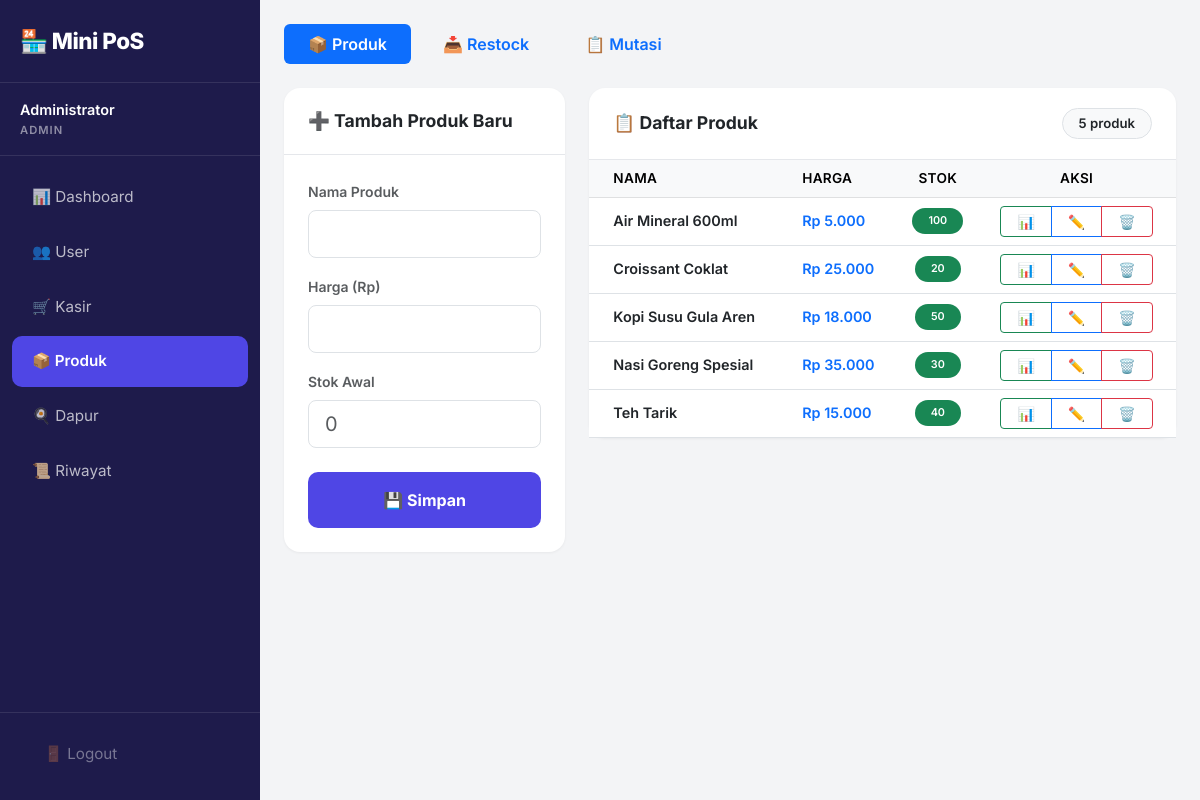
The page /products.php (signed in) on the database its author committed.
### tables this page shows
CREATE TABLE products (
    id INT AUTO_INCREMENT PRIMARY KEY,
    name VARCHAR(100) NOT NULL,
    price DECIMAL(12,2) NOT NULL,
    stock INT NOT NULL DEFAULT 0,
    created_at TIMESTAMP DEFAULT CURRENT_TIMESTAMP,
    updated_at TIMESTAMP NULL DEFAULT NULL ON UPDATE CURRENT_TIMESTAMP
);

### config/auth.php (called while the page is built, shortened)
<?php
function isLoggedIn(): bool
{
    return isset($_SESSION['user_id']) && !empty($_SESSION['user_id']);
}
function hasRole(string $role): bool
{
    return isLoggedIn() && ($_SESSION['role'] ?? '') === $role;
}

### config/database.php (called while the page is built, shortened)
<?php
function formatRupiah($number): string
{
    return 'Rp ' . number_format((float)$number, 0, ',', '.');
}
require_once __DIR__ . '/auth.php';

### products.php (the view, shortened to what this page needs)
<?php
require_once 'config/database.php';
$products = $pdo->query("SELECT * FROM products ORDER BY name ASC")->fetchAll();
$editProduct = null;
$activeTab = $_GET['tab'] ?? 'products';
?>
<!DOCTYPE html>
<html lang="id">
<head>
    <link href="https://cdn.jsdelivr.net/npm/bootstrap@5.3.0/dist/css/bootstrap.min.css" rel="stylesheet">
    <link rel="stylesheet" href="assets/style.css">
</head>
<body>
    <div class="sidebar" id="sidebar">
        <div class="brand">🏪 Mini PoS</div>
        <div class="user-info">
            <div class="name"><?= htmlspecialchars($_SESSION['full_name']) ?></div>
            <div class="role"><?= $_SESSION['role'] ?></div>
        </div>
        <nav>
            <?php if (hasRole('admin')): ?>
                <a href="dashboard.php" class="nav-link">📊 Dashboard</a>
                <a href="users.php" class="nav-link">👥 User</a>
            <?php endif; ?>
            <a href="index.php" class="nav-link">🛒 Kasir</a>
            <?php if (hasRole('admin')): ?>
                <a href="products.php" class="nav-link active">📦 Produk</a>
            <?php endif; ?>
            <a href="kitchen.php" class="nav-link">🍳 Dapur</a>
            <a href="history.php" class="nav-link">📜 Riwayat</a>
        </nav>
        <div class="sidebar-footer">
            <a href="logout.php" class="nav-link logout">🚪 Logout</a>
        </div>
    </div>
    <div class="main-content">
        <ul class="nav nav-pills mb-4 gap-2 flex-wrap">
            <li class="nav-item">
                <a class="nav-link <?= $activeTab === 'products' ? 'active' : '' ?> px-3 px-md-4 fw-semibold" href="?tab=products">📦 Produk</a>
            </li>
            <li class="nav-item">
                <a class="nav-link <?= $activeTab === 'restock' ? 'active' : '' ?> px-3 px-md-4 fw-semibold" href="?tab=restock">📥 Restock</a>
            </li>
            <li class="nav-item">
                <a class="nav-link <?= $activeTab === 'history' ? 'active' : '' ?> px-3 px-md-4 fw-semibold" href="?tab=history">📋 Mutasi</a>
            </li>
        </ul>
        <?php if ($activeTab === 'products'): ?>
            <div class="row g-4">
                <div class="col-12 col-lg-4">
                    <div class="card">
                        <div class="card-header"><?= $editProduct ? '✏️ Edit Produk' : '➕ Tambah Produk Baru' ?></div>
                        <div class="card-body p-3 p-md-4">
                            <form action="process_product.php" method="POST">
                                <div class="mb-3">
                                    <label class="form-label fw-semibold small text-muted">Nama Produk</label>
                                    <input type="text" name="name" class="form-control form-control-lg"
                                        value="<?= htmlspecialchars($editProduct['name'] ?? '') ?>" required>
                                </div>
                                <div class="mb-3">
                                    <label class="form-label fw-semibold small text-muted">Harga (Rp)</label>
                                    <input type="number" name="price" class="form-control form-control-lg"
                                        value="<?= $editProduct['price'] ?? '' ?>" required min="0">
                                </div>
                                <?php if (!$editProduct): ?>
                                    <div class="mb-4">
                                        <label class="form-label fw-semibold small text-muted">Stok Awal</label>
                                        <input type="number" name="stock" class="form-control form-control-lg" placeholder="0" required min="0">
                                    </div>
                                <?php endif; ?>
                                <div class="d-flex gap-2">
                                    <button type="submit" class="btn btn-primary flex-grow-1 py-3 fw-bold">
                                        <?= $editProduct ? '💾 Update' : '💾 Simpan' ?>
                                    </button>
                                </div>
                            </form>
                        </div>
                    </div>
                </div>
                <div class="col-12 col-lg-8">
                    <div class="card">
                        <div class="card-header d-flex justify-content-between align-items-center">
                            <span>📋 Daftar Produk</span>
                            <span class="badge bg-light text-dark border px-3 py-2"><?= count($products) ?> produk</span>
                        </div>
                        <div class="card-body p-0">
                            <div class="table-responsive">
                                <table class="table table-hover align-middle mb-0">
                                    <thead class="table-light">
                                        <tr>
                                            <th class="ps-3 ps-md-4">Nama</th>
                                            <th>Harga</th>
                                            <th class="text-center">Stok</th>
                                            <th class="text-center">Aksi</th>
                                        </tr>
                                    </thead>
                                    <tbody>
                                        <?php foreach ($products as $p): ?>
                                            <tr>
                                                <td class="ps-3 ps-md-4 fw-semibold"><?= htmlspecialchars($p['name']) ?></td>
                                                <td class="fw-semibold text-primary"><?= formatRupiah($p['price']) ?></td>
                                                <td class="text-center">
                                                    <span class="badge <?= $p['stock'] < 10 ? 'bg-danger' : 'bg-success' ?> px-3 py-2">
                                                        <?= $p['stock'] ?>
                                                    </span>
                                                </td>
                                                <td class="text-center">
                                                    <div class="btn-group btn-group-sm">
                                                        <button class="btn btn-outline-success px-2 px-md-3"
                                                            onclick="openStockModal(<?= $p['id'] ?>, '<?= addslashes($p['name']) ?>', <?= $p['stock'] ?>)"
                                                            title="Edit Stok">📊</button>
                                                        <a href="products.php?tab=products&edit=<?= $p['id'] ?>"
                                                            class="btn btn-outline-primary px-2 px-md-3" title="Edit Produk">✏️</a>
                                                        <a href="products.php?delete=<?= $p['id'] ?>"
                                                            class="btn btn-outline-danger px-2 px-md-3"
                                                            onclick="return confirm('Yakin hapus?')" title="Hapus">🗑️</a>
                                                    </div>
                                                </td>
                                            </tr>
                                        <?php endforeach; ?>
                                    </tbody>
                                </table>
                            </div>
                        </div>
                    </div>
                </div>
            </div>
        <?php endif; ?>
    </div>
</body>
</html>

### assets/style.css (style rules this page uses)
:root { --primary: #4f46e5; --primary-hover: #4338ca; --primary-light: rgba(79, 70, 229, 0.1); --bg-body: #f3f4f6; --card-bg: #ffffff; --text-main: #1f2937; --text-muted: #6b7280; --border-color: #e5e7eb; --sidebar-width: 260px; --sidebar-collapsed: 0px; }
* { font-family: 'Inter', sans-serif; box-sizing: border-box; }
body { background-color: var(--bg-body); color: var(--text-main); overflow-x: hidden; min-height: 100vh; }
.sidebar { width: var(--sidebar-width); min-height: 100vh; background: #1e1b4b; position: fixed; left: 0; top: 0; z-index: 1050; transition: transform 0.3s ease, width 0.3s ease; display: flex; flex-direction: column; overflow-y: auto; }
.sidebar .brand { padding: 24px 20px; font-size: 1.4rem; font-weight: 800; color: #fff; letter-spacing: -0.5px; border-bottom: 1px solid rgba(255,255,255,0.1); flex-shrink: 0; }
.sidebar .user-info { padding: 16px 20px; border-bottom: 1px solid rgba(255,255,255,0.1); flex-shrink: 0; }
.sidebar .user-info .name { color: white; font-weight: 600; font-size: 0.9rem; margin-bottom: 2px; }
.sidebar .user-info .role { color: rgba(255,255,255,0.5); font-size: 0.7rem; text-transform: uppercase; letter-spacing: 1px; font-weight: 600; }
.sidebar nav { flex-grow: 1; padding: 12px 0; }
.sidebar .nav-link { color: rgba(255,255,255,0.7); padding: 14px 20px; margin: 4px 12px; border-radius: 10px; transition: all 0.2s; display: flex; align-items: center; gap: 12px; text-decoration: none; font-size: 0.95rem; }
.sidebar .nav-link:hover, .sidebar .nav-link.active { background: rgba(255,255,255,0.1); color: #fff; font-weight: 600; }
.sidebar .nav-link.active { background: var(--primary); }
.sidebar .nav-link.logout { color: rgba(255,255,255,0.4); margin-top: auto; }
.sidebar-footer { padding: 16px 12px; border-top: 1px solid rgba(255,255,255,0.1); flex-shrink: 0; margin-top: auto; }
.main-content { margin-left: var(--sidebar-width); padding: 30px; min-height: 100vh; transition: margin-left 0.3s ease; width: calc(100% - var(--sidebar-width)); }
.card { border: none; border-radius: 16px; box-shadow: 0 1px 3px rgba(0,0,0,0.05); background: var(--card-bg); }
.card-header { background: transparent; border-bottom: 1px solid var(--border-color); padding: 20px 24px; font-weight: 700; font-size: 1.1rem; }
.btn-primary { background: var(--primary); border: none; border-radius: 10px; padding: 10px 20px; font-weight: 600; }
.table th { font-weight: 600; font-size: 0.85rem; text-transform: uppercase; letter-spacing: 0.3px; }
.table td { font-size: 0.9rem; }
.badge { font-weight: 600; padding: 6px 12px; border-radius: 50px; }
@media (max-width: 1200px) { .main-content { padding: 24px; } }

### rows shown on the page
products: name "Air Mineral 600ml", price "Rp 5.000", stock "100"
products: name "Croissant Coklat", price "Rp 25.000", stock "20"
products: name "Kopi Susu Gula Aren", price "Rp 18.000", stock "50"
products: name "Nasi Goreng Spesial", price "Rp 35.000", stock "30"
products: name "Teh Tarik", price "Rp 15.000", stock "40"

### other values the page prints
$_SESSION['full_name'] "Administrator"
$_SESSION['role'] "ADMIN"
count($products) "5"
